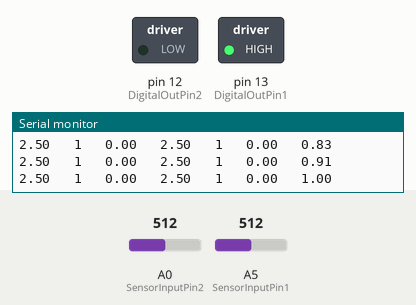
Bench run of a sketch on a simulated Arduino Uno, built with avr-gcc and run on an emulated ATmega328P. Parts: switched loads named in the sketch (green lamp = pin HIGH), the last lines printed to the serial monitor. Inputs (shaded band) come from the test bench; at power-on: A5 (SensorInputPin1) = 512, A0 (SensorInputPin2) = 512.

Above: at 1.2 s.
1.3 s: A5 (SensorInputPin1) set to 56
4.3 s: A5 (SensorInputPin1) set to 46
At 6.0 s:
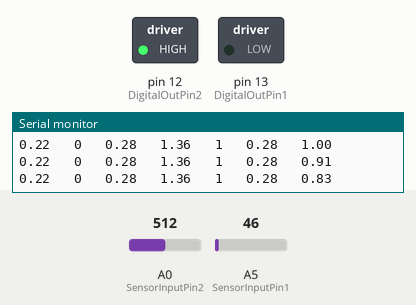
6.8 s: A0 (SensorInputPin2) set to 122
At 9.0 s:
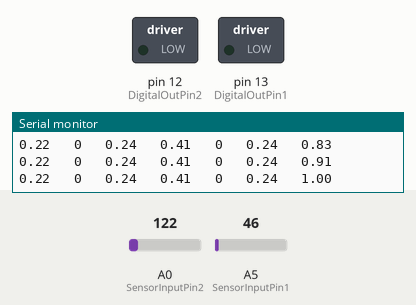
9.3 s: A0 (SensorInputPin2) set to 142
12.3 s: A0 (SensorInputPin2) set to 162
At 13.5 s:
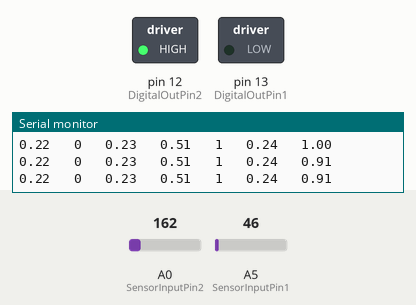
13.8 s: A0 (SensorInputPin2) set to 0
At 15.6 s:
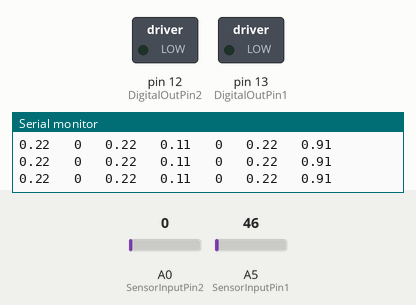
Timing chart, 0 to 17.1 s (numbered marks = the images above; inputs shaded):
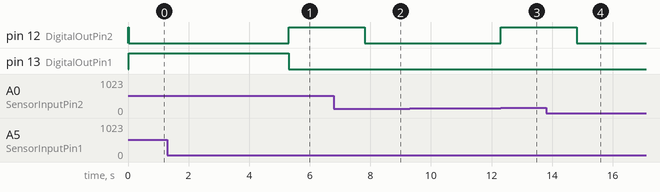

Measured:
- the behaviour switches between 52 and 51 on A5 (SensorInputPin1) (found by bisection; images 0 and 1)
- the behaviour switches between 154 and 155 on A0 (SensorInputPin2) (found by bisection; images 2 and 3)
- after the input at 4.3 s, pin 12 (DigitalOutPin2): LOW → HIGH after 1.0 s instead of 1.7 s; pin 13 (DigitalOutPin1): HIGH → LOW after 1.0 s instead of 1.7 s
- after the input at 6.8 s, pin 12 (DigitalOutPin2): HIGH → LOW after 1.0 s
- after the input at 12.3 s, pin 12 (DigitalOutPin2): LOW → HIGH at once
- after the input at 13.8 s, pin 12 (DigitalOutPin2): HIGH → LOW after 1.0 s

The sketch:

detection_algo_2sensors.ino
```cpp
/*

  2SensorDetectorAlgorithm


  Development code for figuring out how to provide a robust signal

  from either EMG sensor


  For a detailed discussion of functionality and defining parameters,

  see https://github.com/enable-medellin/robotic-arm/wiki/Initial-EMG-Algorithm


  Bryn Davis,


*/


#include <Filters.h>         // From https://github.com/JonHub/Filters


#define SensorInputPin1 A5    // Input pin number for sensor 1

#define DigitalOutPin1 13     // Output pin for sensor 1

#define SensorInputPin2 A0    // Input pin number for sensor 2

#define DigitalOutPin2 12     // Output pin for sensor 2


// Setup parameters

int sensor_1_type = 1;                   // 0 for Protesis Avanzada; 1 for OYMotion

int sensor_2_type = 1;                   // 0 for Prostesis Avansada; 1 for OYMotion

int sensor_1_position = 0;               // 0 for bicep; 1 for forearm

int sensor_2_position = 1;               // 0 for bicep; 1 for forearm

int debug_signals = 1;                   // 1 to show signals over serial; 0 to not

int sensor_number = 2;                   // Number of sensors (1 or 2)


// Fixed parameters for all sensor positions and types

float background_frequency = 0.2; // Change rate to be considered background (Hz)

float ceiling_frequency = 150;    // Highest expected frequency (Hz)

float fall_time = 1000;           // Signal must be low this long for 1 -> 0 (ms)


// Variable parameters we'll change in setup for sensor position and type

float threshold1;                     // Voltage above background to register signal

float threshold2;

float rise_time1;                     // Must see signal this long for 0 -> 1 (ms)

float rise_time2;

float background_timeout1;            // Max time to not calculate background (ms)

float background_timeout2;

float threshold_oy_bicep = .25;

float rise_time_oy_bicep = 2;

float background_timeout_oy_bicep = 5000;

float threshold_oy_forearm = .25;

float rise_time_oy_forearm = 2;

float background_timeout_oy_forearm = 5000;

float threshold_pa_bicep = .5;

float rise_time_pa_bicep = 100;

float background_timeout_pa_bicep = 5000;

float threshold_pa_forearm = .5;

float rise_time_pa_forearm = 100;

float background_timeout_pa_forearm = 5000;


// Initialization

int state1 = 0;                 // 0 for no signal; 1 for signal

int state2 =0;

float background1 = 0;          // Tracks background level

float background2 = 0;

bool high_now1 = false;         // Whether the instaneous signal is high

bool high_now2 = false;

int last_low1 = 0;              // Time (ms) of last observed low

int last_low2 = 0;

int last_high1 = 0;             // Time (ms) of last observed high

int last_high2 = 0;

int last_background1 = 0;       // Time (ms) of contributing background

int last_background2 = 0;

int current_time1 = 0;          // Tracking loop time (ms)

int current_time2 = 0;

int previous_time1 = 0;         // Stores the previous time for rate calculations

float emg_signal1;              // Current signal

float emg_signal_2;             //Current signal of second sensor


// create a one pole filter to estimate background

FilterOnePole backgroundFilter(LOWPASS, background_frequency);


// create a filter to remove high frequency noise

FilterOnePole lowpassFilter(LOWPASS, ceiling_frequency);


// the setup routine runs once when you press reset:

void setup() {


  // initialize serial communication at 19200 bits per second:

  Serial.begin(38400);


  // Initialize a digital output for hand-off to robotics (use LED in practice)

  pinMode(DigitalOutPin1, OUTPUT);
  pinMode(DigitalOutPin2, OUTPUT);


  // Set sensor and position specific parameters for each sensor

  if ((sensor_1_type == 0)&&(sensor_1_position == 0)){

    threshold1 = threshold_pa_bicep;

    rise_time1 = rise_time_pa_bicep;

    background_timeout1 = background_timeout_pa_bicep;

  }

  else if ((sensor_1_type == 0)&&(sensor_1_position == 1)){

    threshold1 = threshold_pa_forearm;

    rise_time1 = rise_time_pa_forearm;

    background_timeout1 = background_timeout_pa_forearm;

   }

  else if ((sensor_1_type == 1)&&(sensor_1_position == 0)){

    threshold1 = threshold_oy_bicep;

    rise_time1 = rise_time_oy_bicep;

    background_timeout1 = background_timeout_oy_bicep;

   }
   else if ((sensor_1_type == 1)&&(sensor_1_position == 1)){

    threshold1 = threshold_oy_forearm;

    rise_time1 = rise_time_oy_forearm;

    background_timeout1 = background_timeout_oy_forearm;

    }

  if ((sensor_2_type == 0)&&(sensor_2_position == 0)){

    threshold2 = threshold_pa_bicep;

    rise_time2 = rise_time_pa_bicep;

    background_timeout2 = background_timeout_pa_bicep;

  }

  else if ((sensor_2_type == 0)&&(sensor_2_position == 1)){

    threshold2 = threshold_pa_forearm;

    rise_time2 = rise_time_pa_forearm;

    background_timeout2 = background_timeout_pa_forearm;

   }

  else if ((sensor_2_type == 1)&&(sensor_2_position == 0)){

    threshold2 = threshold_oy_bicep;

    rise_time2 = rise_time_oy_bicep;

    background_timeout2 = background_timeout_oy_bicep;

   }
   else if ((sensor_2_type == 1)&&(sensor_2_position == 1)){

    threshold2 = threshold_oy_forearm;

    rise_time2 = rise_time_oy_forearm;

    background_timeout2 = background_timeout_oy_forearm;

    }
}


// the loop routine runs over and over

void loop() {


//Sensor 1:

// read the input

int sensorValue1 = analogRead(SensorInputPin1);
  current_time1 = millis();


  // Convert the analog reading (which goes from 0 - 1023) to a voltage (0 - 5V):

  float voltage1 = sensorValue1 * (5.0 / 1023.0);


  // do low pass filtering


  if (ceiling_frequency == 0){     // Do nothing

    emg_signal1 = voltage1;

  }

  else {                           // Filter out high frequencies

    emg_signal1 = lowpassFilter.input(voltage1);
  }


  // Do accounting based on whether we are exceeding threshold

  if (sensor_1_type == 0){

    high_now1 = (emg_signal1 - background1) > threshold1;
  }

  else if (sensor_1_type == 1){

    high_now1 = abs(emg_signal1 - background1) > threshold1;
  }

  if (high_now1) {

    last_high1 = current_time1;

  }

  else {

    last_low1 = current_time1;

  }


  // Determine the state

  if (high_now1) {

    if ((current_time1 - last_low1) > rise_time1) {

      state1 = 1;

    }

  }

  else {     // not high_now

    if ((current_time1 - last_high1) > fall_time) {

      state1 = 0;

    }

  }
  // Track the background

  if ((state1 == 0) and not high_now1){

    background1 = backgroundFilter.input(emg_signal1);

    last_background1 = current_time1;

    }

  else if (current_time1 - last_background1 > background_timeout1){

    background1 = backgroundFilter.input(emg_signal1);

  }

//code for the second sensor if two grips are required (only runs when snesor_number ==2)

if (sensor_number == 2){

//read the input of sensor 2

 int sensorValue2 = analogRead(SensorInputPin2);
 current_time2 = millis();

// Convert the analog reading (which goes from 0 - 1023) to a voltage (0 - 5V):

 float voltage2 = sensorValue2 * (5.0 / 1023.0);


  //low pass filtering

  if (ceiling_frequency == 0){     // Do nothing
        emg_signal_2 = voltage2;
  }
 else {                           // Filter out high frequencies

    emg_signal_2 = lowpassFilter.input(voltage2);
  }

  // Do accounting based on whether we are exceeding threshold

if (sensor_2_type == 0){

    high_now2 = (emg_signal_2 - background2) > threshold2;
  }

  else if (sensor_2_type == 1){

    high_now2 = abs(emg_signal_2 - background2) > threshold2;
  }

  if (high_now2) {

    last_high2 = current_time2;

  }

  else {

    last_low2 = current_time2;

  }


  // Determine the state


  if (high_now2) {

    if ((current_time2 - last_low2) > rise_time2) {

      state2 = 1;

    }

  }

  else {     // not high_now

    if ((current_time2 - last_high2) > fall_time) {

      state2 = 0;

    }

  }


// Track the background

  if ((state2 == 0) and not high_now2){

    background2 = backgroundFilter.input(emg_signal_2);

    last_background2 = current_time2;

    }

  else if (current_time2 - last_background2 > background_timeout2){

    background2 = backgroundFilter.input(emg_signal_2);

  }

}

else {}    //dont bother about the second sensor


  // Print out the signal values of sesnsor 2

  if (debug_signals == 1){

     Serial.print(emg_signal1);

     Serial.print("   ");

     Serial.print(state1);

     Serial.print("   ");

  // Serial.print(high_now);

  // Serial.print("   ");

     Serial.print(background1);

     Serial.print("   ");

  }

  //print out signal values of sensor 2

if ((debug_signals == 1) && (sensor_number == 2)){


     Serial.print(emg_signal_2);

     Serial.print("   ");

     Serial.print(state2);

     Serial.print("   ");

  // Serial.print(high_now2);

  // Serial.print("   ");

     Serial.print(background2);

     Serial.print("   ");
}

  // Track the speed (in hundreds of Hz to keep similar scale)

  float rate = 10. / (current_time1 - previous_time1);

  previous_time1 = current_time1;

  Serial.println(rate);


  // Control the digital outputs linked to sesnsor 1

  if (state1 == 1){

    digitalWrite(DigitalOutPin1, HIGH);

  }

  else {

    digitalWrite(DigitalOutPin1, LOW);

  }

 // Control the digital outputs linked to sesnsor 1. Here, the digital pin for sensor2 only fires if esnsor1 is not exceding the threshold.


 if ((state2 == 1)&&(state1 == 0)){

    digitalWrite(DigitalOutPin2, HIGH);

  }

  else {

    digitalWrite(DigitalOutPin2, LOW);

  }


}
```

FilterDerivative.h
```cpp
#ifndef FilterDerivative_h
#define FilterDerivative_h

// returns the derivative
struct FilterDerivative {
  long LastUS;
  float LastInput;

  float Derivative;

  float input( float inVal );

  float output();
};

void testFilterDerivative();

#endif
```

FilterOnePole.h
```cpp
#ifndef FilterOnePole_h
#define FilterOnePole_h

#include <Arduino.h>

enum FILTER_TYPE {
  HIGHPASS,
  LOWPASS,
  INTEGRATOR,
  DIFFERENTIATOR
};

// the recursive filter class implements a recursive filter (low / pass / highpass
// note that this must be updated in a loop, using the most recent acquired values and the time acquired
//   Y = a0*X + a1*Xm1
//              + b1*Ylast
struct FilterOnePole {
  FILTER_TYPE FT;
  float TauUS;       // decay constant of the filter, in US
  float TauSamps;    // tau, measued in samples (this changes, depending on how long between input()s

  // filter values - these are public, but should not be set externally
  float Y;       // most recent output value (gets computed on update)
  float Ylast;   // prevous output value

  float X;      // most recent input value

  // elapsed times are kept in long, and will wrap every
  // 35 mins, 47 seconds ... however, the wrap does not matter,
  // because the delta will still be correct (always positive and small)
  float ElapsedUS;   // time since last update
  long LastUS;       // last time measured

  FilterOnePole( FILTER_TYPE ft=LOWPASS, float fc=1.0, float initialValue=0 );

  // sets or resets the parameters and state of the filter
  void setFilter( FILTER_TYPE ft, float tauS, float initialValue );

  void setFrequency( float newFrequency );

  void setTau( float newTau );

  float input( float inVal );

  float output();

  void print();

  void test();

  void setToNewValue( float newVal );  // resets the filter to a new value
};

// two pole filter, these are very useful
struct FilterOnePoleCascade {

  FilterOnePole Pole1;
  FilterOnePole Pole2;

  FilterOnePoleCascade( float riseTime=1.0, float initialValue=0 );  // rise time to step function, 10% to 90%

  // rise time is 10% to 90%, for a step input
  void setRiseTime( float riseTime );

  void setToNewValue( float newVal );

  float input( float inVal );

  float output();

  void test();
};


#endif
```

FilterTwoPole.h
```cpp
#ifndef FilterTwoPole_h
#define FilterTwoPole_h
#include <Arduino.h>
#define ATTODUINO

enum OSCILLATOR_TYPE {
  LOWPASS_BESSEL,
  //HIGHPASS_BESSEL,
  LOWPASS_BUTTERWORTH,
  //HIGHPASS_BUTTERWORTH,
};

// implements a driven harmonic oscillator, which can be used as a filter
// mass is normalized to unity (does not appear explicity in the equations),
// and the driving force is writtin in units of spring constant, so a static force
// of X will cause the oscillator come to rest at X
//
// The oscillator parameters are
//   W0 (undampened resonant frequency) ... the user sets this in Hz (as F0)
//   Q  (quality factor)
//
// In addition, the ocillator can be configured as a (two-pole) lowpass or high filter,
// since these circuits are directly analogous to harmonic oscillators.

// note that the two-pole lowpass Bessel, the rise time (for a step) and
// and impulse response width are approx tau/2.0, or 1/(2*w0):
//  a tau = 1 is w0 (and wc) of TWO_PI
//  this has a rise time / impulse response of about 0.4
// (i.e., the intergration time is about 0.4 * tau)

struct FilterTwoPole {

  //OSCILLATOR_TYPE FT;
  float X;        // position
  float Vprev;    // previously computed velocity
  float Vavg;     // average of the last two calculated velocities
  float Fprev;    // previous driving force (not frequency!)

  float Q;        // quality factor, must be > 0
  float W0;       // undamped resonance frequency

  bool IsHighpass;  // false for normal output, true will make a lowpass into a highpass

  long LastTimeUS;  // last time measured

  FilterTwoPole( float frequency0 = 1, float qualityFactor = 1, float xInit = 0);

  void setQ( float qualityFactor );

  void setFrequency0( float f );

  void setAsFilter( OSCILLATOR_TYPE ft, float frequency3db, float initialValue=0 );

  float input( float drive = 0 );

  float output();

  // as a measure for the energy of the oscillator, returns the maxium amplitude
  float getMaxAmp();

  void print();

  void test();

};


#endif
```

Filters.h
```cpp
// (licence header left out)
#ifndef Filters_h
#define Filters_h

#include "FilterOnePole.h"
#include "FilterTwoPole.h"
#include "FilterDerivative.h"
#include "RunningStatistics.h"

#endif
```

FloatDefine.h
```cpp
#ifndef FloatDefine_h
#define FloatDefine_h


#endif
```

RunningStatistics.h
```cpp
#ifndef RunningStatistics_h
#define RunningStatistics_h

#include "FilterOnePole.h"

struct RunningStatistics {
  // in statistics, SigmaSqr is:
  //   σ^2 = <x^2> - <x>^2
  // averages can be taken by low-pass smoothing with a (two-pole) filter

  float AverageSecs;   // seconds to average over

  FilterOnePoleCascade averageValue;
  FilterOnePoleCascade averageSquareValue;

  void input( float inVal );

  // constructor
  RunningStatistics();

  void setWindowSecs( float windowSecs );

  void setInitialValue( float initialMean, float initialSigma = 0 );

  float mean();

  float variance();

  float sigma();

  float CV();
};

void testRunningStatistics();

#endif
```
